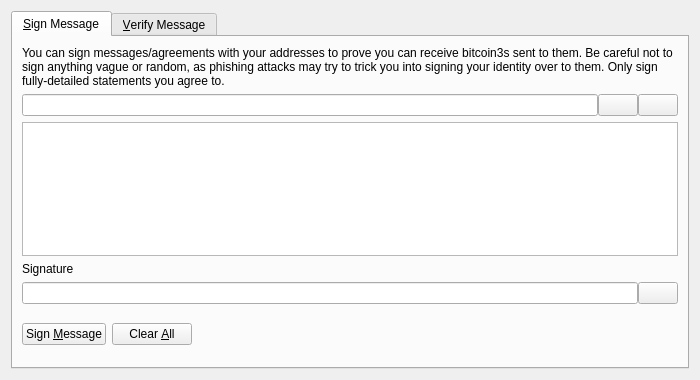
<?xml version="1.0" encoding="UTF-8"?>
<ui version="4.0">
 <class>SignVerifyMessageDialog</class>
 <widget class="QDialog" name="SignVerifyMessageDialog">
  <property name="geometry">
   <rect>
    <x>0</x>
    <y>0</y>
    <width>700</width>
    <height>380</height>
   </rect>
  </property>
  <property name="windowTitle">
   <string>Signatures - Sign / Verify a Message</string>
  </property>
  <property name="modal">
   <bool>true</bool>
  </property>
  <layout class="QVBoxLayout" name="verticalLayout">
   <item>
    <widget class="QTabWidget" name="tabWidget">
     <property name="currentIndex">
      <number>0</number>
     </property>
     <widget class="QWidget" name="tabSignMessage">
      <attribute name="title">
       <string>&amp;Sign Message</string>
      </attribute>
      <layout class="QVBoxLayout" name="verticalLayout_SM">
       <item>
        <widget class="QLabel" name="infoLabel_SM">
         <property name="text">
          <string>You can sign messages/agreements with your addresses to prove you can receive bitcoin3s sent to them. Be careful not to sign anything vague or random, as phishing attacks may try to trick you into signing your identity over to them. Only sign fully-detailed statements you agree to.</string>
         </property>
         <property name="textFormat">
          <enum>Qt::PlainText</enum>
         </property>
         <property name="wordWrap">
          <bool>true</bool>
         </property>
        </widget>
       </item>
       <item>
        <layout class="QHBoxLayout" name="horizontalLayout_1_SM">
         <property name="spacing">
          <number>0</number>
         </property>
         <item>
          <widget class="QValidatedLineEdit" name="addressIn_SM">
           <property name="toolTip">
            <string>The Bitcoin3 address to sign the message with</string>
           </property>
          </widget>
         </item>
         <item>
          <widget class="QPushButton" name="addressBookButton_SM">
           <property name="toolTip">
            <string>Choose previously used address</string>
           </property>
           <property name="text">
            <string/>
           </property>
           <property name="icon">
            <iconset resource="../bitcoin3.qrc">
             <normaloff>:/icons/address-book</normaloff>:/icons/address-book</iconset>
           </property>
           <property name="shortcut">
            <string>Alt+A</string>
           </property>
           <property name="autoDefault">
            <bool>false</bool>
           </property>
          </widget>
         </item>
         <item>
          <widget class="QPushButton" name="pasteButton_SM">
           <property name="toolTip">
            <string>Paste address from clipboard</string>
           </property>
           <property name="text">
            <string/>
           </property>
           <property name="icon">
            <iconset resource="../bitcoin3.qrc">
             <normaloff>:/icons/editpaste</normaloff>:/icons/editpaste</iconset>
           </property>
           <property name="shortcut">
            <string>Alt+P</string>
           </property>
           <property name="autoDefault">
            <bool>false</bool>
           </property>
          </widget>
         </item>
        </layout>
       </item>
       <item>
        <widget class="QPlainTextEdit" name="messageIn_SM">
         <property name="toolTip">
          <string>Enter the message you want to sign here</string>
         </property>
        </widget>
       </item>
       <item>
        <widget class="QLabel" name="signatureLabel_SM">
         <property name="text">
          <string>Signature</string>
         </property>
         <property name="textFormat">
          <enum>Qt::PlainText</enum>
         </property>
        </widget>
       </item>
       <item>
        <layout class="QHBoxLayout" name="horizontalLayout_2_SM">
         <property name="spacing">
          <number>0</number>
         </property>
         <item>
          <widget class="QLineEdit" name="signatureOut_SM">
           <property name="font">
            <font>
             <italic>true</italic>
            </font>
           </property>
           <property name="readOnly">
            <bool>true</bool>
           </property>
          </widget>
         </item>
         <item>
          <widget class="QPushButton" name="copySignatureButton_SM">
           <property name="toolTip">
            <string>Copy the current signature to the system clipboard</string>
           </property>
           <property name="text">
            <string/>
           </property>
           <property name="icon">
            <iconset resource="../bitcoin3.qrc">
             <normaloff>:/icons/editcopy</normaloff>:/icons/editcopy</iconset>
           </property>
           <property name="autoDefault">
            <bool>false</bool>
           </property>
          </widget>
         </item>
        </layout>
       </item>
       <item>
        <layout class="QHBoxLayout" name="horizontalLayout_3_SM">
         <item>
          <widget class="QPushButton" name="signMessageButton_SM">
           <property name="toolTip">
            <string>Sign the message to prove you own this Bitcoin3 address</string>
           </property>
           <property name="text">
            <string>Sign &amp;Message</string>
           </property>
           <property name="icon">
            <iconset resource="../bitcoin3.qrc">
             <normaloff>:/icons/edit</normaloff>:/icons/edit</iconset>
           </property>
           <property name="autoDefault">
            <bool>false</bool>
           </property>
          </widget>
         </item>
         <item>
          <widget class="QPushButton" name="clearButton_SM">
           <property name="toolTip">
            <string>Reset all sign message fields</string>
           </property>
           <property name="text">
            <string>Clear &amp;All</string>
           </property>
           <property name="icon">
            <iconset resource="../bitcoin3.qrc">
             <normaloff>:/icons/remove</normaloff>:/icons/remove</iconset>
           </property>
           <property name="autoDefault">
            <bool>false</bool>
           </property>
          </widget>
         </item>
         <item>
          <spacer name="horizontalSpacer_1_SM">
           <property name="orientation">
            <enum>Qt::Horizontal</enum>
           </property>
           <property name="sizeHint" stdset="0">
            <size>
             <width>40</width>
             <height>48</height>
            </size>
           </property>
          </spacer>
         </item>
         <item>
          <widget class="QLabel" name="statusLabel_SM">
           <property name="font">
            <font>
             <weight>75</weight>
             <bold>true</bold>
            </font>
           </property>
           <property name="text">
            <string/>
           </property>
           <property name="wordWrap">
            <bool>true</bool>
           </property>
          </widget>
         </item>
         <item>
          <spacer name="horizontalSpacer_2_SM">
           <property name="orientation">
            <enum>Qt::Horizontal</enum>
           </property>
           <property name="sizeHint" stdset="0">
            <size>
             <width>40</width>
             <height>48</height>
            </size>
           </property>
          </spacer>
         </item>
        </layout>
       </item>
      </layout>
     </widget>
     <widget class="QWidget" name="tabVerifyMessage">
      <attribute name="title">
       <string>&amp;Verify Message</string>
      </attribute>
      <layout class="QVBoxLayout" name="verticalLayout_VM">
       <item>
        <widget class="QLabel" name="infoLabel_VM">
         <property name="text">
          <string>Enter the receiver's address, message (ensure you copy line breaks, spaces, tabs, etc. exactly) and signature below to verify the message. Be careful not to read more into the signature than what is in the signed message itself, to avoid being tricked by a man-in-the-middle attack. Note that this only proves the signing party receives with the address, it cannot prove sendership of any transaction!</string>
         </property>
         <property name="textFormat">
          <enum>Qt::PlainText</enum>
         </property>
         <property name="alignment">
          <set>Qt::AlignLeading|Qt::AlignLeft|Qt::AlignTop</set>
         </property>
         <property name="wordWrap">
          <bool>true</bool>
         </property>
        </widget>
       </item>
       <item>
        <layout class="QHBoxLayout" name="horizontalLayout_1_VM">
         <property name="spacing">
          <number>0</number>
         </property>
         <item>
          <widget class="QValidatedLineEdit" name="addressIn_VM">
           <property name="toolTip">
            <string>The Bitcoin3 address the message was signed with</string>
           </property>
          </widget>
         </item>
         <item>
          <widget class="QPushButton" name="addressBookButton_VM">
           <property name="toolTip">
            <string>Choose previously used address</string>
           </property>
           <property name="text">
            <string/>
           </property>
           <property name="icon">
            <iconset resource="../bitcoin3.qrc">
             <normaloff>:/icons/address-book</normaloff>:/icons/address-book</iconset>
           </property>
           <property name="shortcut">
            <string>Alt+A</string>
           </property>
           <property name="autoDefault">
            <bool>false</bool>
           </property>
          </widget>
         </item>
        </layout>
       </item>
       <item>
        <widget class="QPlainTextEdit" name="messageIn_VM"/>
       </item>
       <item>
        <widget class="QValidatedLineEdit" name="signatureIn_VM"/>
       </item>
       <item>
        <layout class="QHBoxLayout" name="horizontalLayout_2_VM">
         <item>
          <widget class="QPushButton" name="verifyMessageButton_VM">
           <property name="toolTip">
            <string>Verify the message to ensure it was signed with the specified Bitcoin3 address</string>
           </property>
           <property name="text">
            <string>Verify &amp;Message</string>
           </property>
           <property name="icon">
            <iconset resource="../bitcoin3.qrc">
             <normaloff>:/icons/transaction_0</normaloff>:/icons/transaction_0</iconset>
           </property>
           <property name="autoDefault">
            <bool>false</bool>
           </property>
          </widget>
         </item>
         <item>
          <widget class="QPushButton" name="clearButton_VM">
           <property name="toolTip">
            <string>Reset all verify message fields</string>
           </property>
           <property name="text">
            <string>Clear &amp;All</string>
           </property>
           <property name="icon">
            <iconset resource="../bitcoin3.qrc">
             <normaloff>:/icons/remove</normaloff>:/icons/remove</iconset>
           </property>
           <property name="autoDefault">
            <bool>false</bool>
           </property>
          </widget>
         </item>
         <item>
          <spacer name="horizontalSpacer_1_VM">
           <property name="orientation">
            <enum>Qt::Horizontal</enum>
           </property>
           <property name="sizeHint" stdset="0">
            <size>
             <width>40</width>
             <height>48</height>
            </size>
           </property>
          </spacer>
         </item>
         <item>
          <widget class="QLabel" name="statusLabel_VM">
           <property name="font">
            <font>
             <weight>75</weight>
             <bold>true</bold>
            </font>
           </property>
           <property name="text">
            <string/>
           </property>
           <property name="wordWrap">
            <bool>true</bool>
           </property>
          </widget>
         </item>
         <item>
          <spacer name="horizontalSpacer_2_VM">
           <property name="orientation">
            <enum>Qt::Horizontal</enum>
           </property>
           <property name="sizeHint" stdset="0">
            <size>
             <width>40</width>
             <height>48</height>
            </size>
           </property>
          </spacer>
         </item>
        </layout>
       </item>
      </layout>
     </widget>
    </widget>
   </item>
  </layout>
 </widget>
 <customwidgets>
  <customwidget>
   <class>QValidatedLineEdit</class>
   <extends>QLineEdit</extends>
   <header>qt/qvalidatedlineedit.h</header>
  </customwidget>
 </customwidgets>
 <resources>
  <include location="../bitcoin3.qrc"/>
 </resources>
 <connections/>
</ui>
